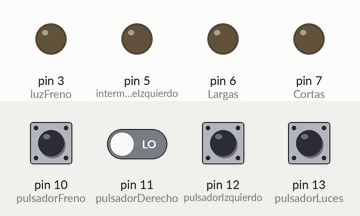
The sketch below on a simulated Arduino Uno, built with avr-gcc and run on an emulated ATmega328P. On the bench: output pins drawn as LEDs (lit = HIGH). Dashed ring = blinking. The test bench sets the inputs (shaded band); at power-on: pin 10 (pulsadorFreno), pin 11 (pulsadorDerecho), pin 12 (pulsadorIzquierdo), pin 13 (pulsadorLuces) LOW.

Above: at 1.2 s.
1.3 s: pin 12 (pulsadorIzquierdo) pulled HIGH for 0.15 s
At 1.8 s:
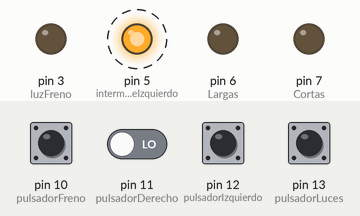
4.3 s: pin 10 (pulsadorFreno) pulled HIGH for 0.15 s
At 4.6 s:
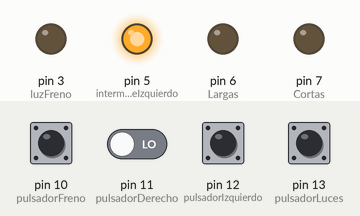
7.3 s: pin 13 (pulsadorLuces) pulled HIGH for 1 s
At 8.3 s:
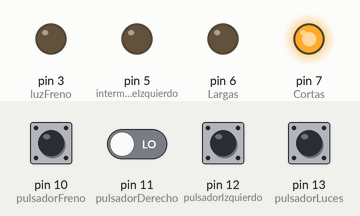
10.3 s: pin 10 (pulsadorFreno) pulled HIGH for 1 s
At 10.72 s:
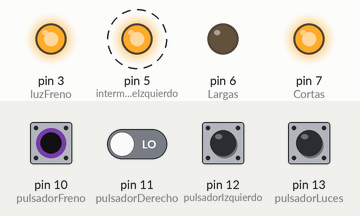
13.3 s: pin 13 (pulsadorLuces) pulled HIGH for 1 s
At 13.6 s:
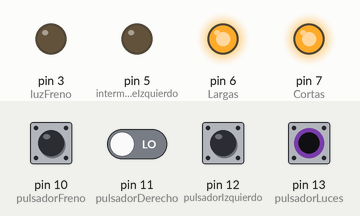
16.8 s: pin 10 (pulsadorFreno) pulled HIGH for 0.15 s
At 17.09 s:
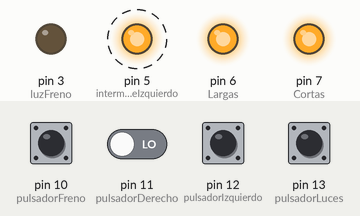
Timing chart, 0 to 20.8 s (numbered marks = the images above; inputs shaded):
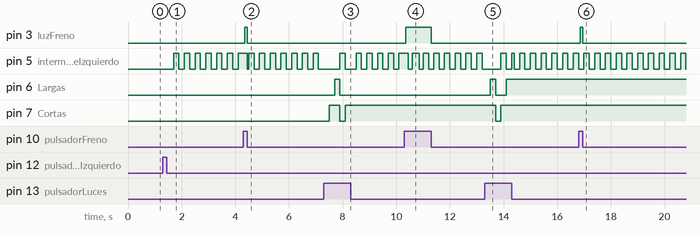

Measured:
- after the input at 1.3 s, pin 5 (intermitenteIzquierdo): alternates HIGH for 0.20 s and LOW for 0.20 s, starting after 0.40 s
- after the input at 4.3 s, pin 3 (luzFreno): LOW → HIGH after 0.05 s, → LOW 0.10 s later
- after the input at 7.3 s, pin 6 (Largas): LOW → HIGH after 0.40 s, → LOW 0.20 s later; pin 7 (Cortas): LOW → HIGH after 0.20 s, → LOW 0.40 s later, → HIGH 0.20 s later
- after the input at 10.3 s, pin 3 (luzFreno): LOW → HIGH after 0.05 s, → LOW 0.95 s later
- after the input at 13.3 s, pin 6 (Largas): LOW → HIGH after 0.20 s, → LOW 0.20 s later, → HIGH 0.40 s later; pin 7 (Cortas): HIGH → LOW after 0.40 s, → HIGH 0.20 s later
- after the input at 16.8 s, pin 3 (luzFreno): LOW → HIGH after 0.05 s, → LOW 0.10 s later

The sketch:

bici_3_alarma.ino
```cpp
// declaracion de variables
// Freno
const int luzFreno = 3;
const int pulsadorFreno = 10;
// Intermitentes
const int intermitenteIzquierdo= 5;
const int intermitenteDerecho= 4;
const int pulsadorIzquierdo= 12;
const int pulsadorDerecho= 11;
// Luces cortas y largas
const int Largas = 6;
const int Cortas = 7;
const int pulsadorLuces = 13;

// variables de estado
int estadoFreno = LOW;
int estadoLuces = 0;
int estadoIIz = 0;
int estadoIDr = 0;
int estadoAlarma = 0; // controla si la bici est en posicin o no de emergencia.
int estadoEmergencia = 0; // controla el parpadeo de emergencia

// variables temporales
unsigned long t = 0;
unsigned long retardo = 10; // segundos que dura el parpadeo de los intermitentes
unsigned long cadencia =200; // cadencia o frecuencia de parpadeo
unsigned long cadenciaEmergencia = 500; // frecuencia de parpadeo en el estado de emergencia
// tiempo intermitente izquierdo
unsigned long tIIz = 0;
unsigned long difIIz = 0;
// tiempo intermitente derecho
unsigned long tIDr = 0;
unsigned long difIDr = 0;

void setup () {
  // salidas
  pinMode(luzFreno,OUTPUT);
  pinMode(intermitenteIzquierdo,OUTPUT);
  pinMode(intermitenteDerecho,OUTPUT);
  pinMode(Largas,OUTPUT);
  pinMode(Cortas,OUTPUT);
  // pulsadores
  pinMode(pulsadorFreno,INPUT);
  pinMode(pulsadorIzquierdo,INPUT);
  pinMode(pulsadorDerecho,INPUT);
  pinMode(pulsadorLuces,INPUT);
}

void loop() {
  // Prueba de encendido
  /* digitalWrite(luzFreno,HIGH);
  digitalWrite(intermitenteIzquierdo,HIGH);
  digitalWrite(intermitenteDerecho,HIGH);
  digitalWrite(Largas,HIGH);
  digitalWrite(Cortas,HIGH); */

  // ******************
  // Conteo tiempo
  // ******************
  t = millis(); // microsegundos despus de encendido
  // if (((t/cantidadMicrosegundos)%2)==0) {estadoGeneral=LOW;} else {estadoGeneral=HIGH;}

  // ******************
  // Pulso luz de freno
  // ******************
  if (digitalRead(pulsadorFreno) == HIGH) { // 1ª condicional
     delay(50);
        if (digitalRead(pulsadorFreno) == HIGH) { // 2ª condicional
        estadoFreno=HIGH;
        estadoAlarma = LOW; // desconecta el estado de alarma
        } // 2ª condicional FIN
  } else {
        estadoFreno=LOW;
  }// 1ª condicional FIN

  // Enciendo luz freno
   digitalWrite(luzFreno,estadoFreno);

  // *************************
  // Pulso luz LARGAS / CORTAS
  // *************************
  if (digitalRead(pulsadorLuces) == HIGH && estadoAlarma==LOW) { // 1ª condicional
     delay(200);
        if (digitalRead(pulsadorLuces) == HIGH && estadoAlarma==LOW) { // 2ª condicional
        estadoLuces = estadoLuces + 1;
        // estadoAlarma = LOW; // desconecta el estado de alarma; mejor se quita el estado de alarma pulsando el freno.
        } // 2ª condicional FIN
  }// 1ª condicional FIN

  // desbordamiento
  if (estadoLuces>=3) { estadoLuces =0; } // condicional de desbordamiento

  if (estadoLuces==0) {
      digitalWrite(Largas,LOW);
      digitalWrite(Cortas,LOW);
  } else if (estadoLuces==1) {
      digitalWrite(Largas,LOW);
      digitalWrite(Cortas,HIGH);
  } else if (estadoLuces==2) {
      digitalWrite(Largas,HIGH);
      digitalWrite(Cortas,HIGH);
  }

  // *************************
  // Intermitentes IZQUIERDOS
  // *************************
  if (digitalRead(pulsadorIzquierdo) == HIGH  && estadoAlarma==LOW ) { // 1ª condicional
     delay(100);
        if (digitalRead(pulsadorIzquierdo) == HIGH && estadoAlarma==LOW) { // 2ª condicional
        difIIz = retardo * 1000; // diferencia entre los milisegundos actuales mas el retardo
        tIIz = t + difIIz; // tiempo en el que acaba la secuencia
        difIDr = 0; // anula el intermitente izquierdo
        } // 2ª condicional FIN
  } // 1ª condicional FIN
  // } else {
  //       estadoIIz = LOW;
  // } // 1ª condicional FIN

  if (difIIz>0) {
      estadoIIz = (difIIz/cadencia)%2;
      digitalWrite (intermitenteIzquierdo,estadoIIz);
      difIIz = tIIz - t; // voy calculando la diferencia
  }  else if (difIIz<=0) {
      difIIz = 0; // fuerza a cero
      digitalWrite (intermitenteIzquierdo,LOW); // apaga intermitente
  }

  // *************************
  // Intermitentes DERECHOS
  // *************************
  if (digitalRead(pulsadorDerecho) == HIGH  && estadoAlarma==LOW) { // 1ª condicional
     delay(100);
        if (digitalRead(pulsadorDerecho) == HIGH && estadoAlarma==LOW) { // 2ª condicional
        difIDr = retardo * 1000; // diferencia entre los milisegundos actuales mas el retardo
        tIDr = t + difIDr; // tiempo en el que acaba la secuencia
        difIIz = 0; // anula el intermitente izquierdo
        } // 2ª condicional FIN
  } // 1ª condicional FIN
  // } else {
  //       estadoIIz = LOW;
  // } // 1ª condicional FIN

  if (difIDr>0) {
      estadoIDr = (difIDr/cadencia)%2;
      digitalWrite (intermitenteDerecho,estadoIDr);
      difIDr = tIDr - t; // voy calculando la diferencia
  }  else if (difIDr<=0) {
      difIDr = 0; // fuerza a cero
      digitalWrite (intermitenteDerecho,LOW); // apaga intermitente
  }

  // ************************** FIN PROGRAMA PRINCIPAL ********************************************

  // *******************************
  // Luces de Emergencia
  // *******************************
  // Se encienden todas las luces (parpadeando) al pulsar los dos intermitentes a la vez
  if (digitalRead(pulsadorIzquierdo) == HIGH && digitalRead(pulsadorDerecho) == HIGH) { // 1ª condicional
     delay(300);
        if (digitalRead(pulsadorIzquierdo) == HIGH && digitalRead(pulsadorDerecho) == HIGH) { // 2ª condicional
            estadoAlarma = HIGH;
            difIIz=0; // anula intermitente izquierdo
            difIDr=0; // anula intermitente derecho
            estadoLuces = LOW; // apaga las luces
            estadoFreno = LOW; // anula el freno
        } // Fin del 2º condicional
  } // Fin del 1º condicional

  if (estadoAlarma) {
    estadoEmergencia = (t/cadenciaEmergencia)%2;
    digitalWrite(Largas,estadoEmergencia^HIGH);
    digitalWrite(Cortas,estadoEmergencia);
    digitalWrite(intermitenteDerecho,estadoEmergencia^HIGH);
    digitalWrite(intermitenteIzquierdo,estadoEmergencia^HIGH);
    digitalWrite(luzFreno,estadoEmergencia);
  }  // condiconal de Alarma

  //****************************************************************************************
  // En estado de Alarma, pulso Intermitente derecho para aumentar la cadencia de emergencia
  //****************************************************************************************
  if (digitalRead(pulsadorDerecho) == HIGH  && estadoAlarma==HIGH) { // 1ª condicional
     delay(50);
        if (digitalRead(pulsadorDerecho) == HIGH && estadoAlarma==HIGH) { // 2ª condicional
        cadenciaEmergencia = (cadenciaEmergencia+50)*(cadenciaEmergencia<=1000)+1000*(cadenciaEmergencia>1000);
        } // 2ª condicional FIN
  } // 1ª condicional FIN

  //****************************************************************************************
  // En estado de Alarma, pulso Intermitente izquierdo para disminuir la cadencia de emergencia
  //****************************************************************************************
  if (digitalRead(pulsadorIzquierdo) == HIGH  && estadoAlarma==HIGH) { // 1ª condicional
     delay(50);
        if (digitalRead(pulsadorIzquierdo) == HIGH && estadoAlarma==HIGH) { // 2ª condicional
        cadenciaEmergencia = (cadenciaEmergencia-50)*(cadenciaEmergencia>50)+50*(cadenciaEmergencia<=50); // cadencia minima 50
        } // 2ª condicional FIN
  } // 1ª condicional FIN

} // FIN DEL PROGRAMA
```
